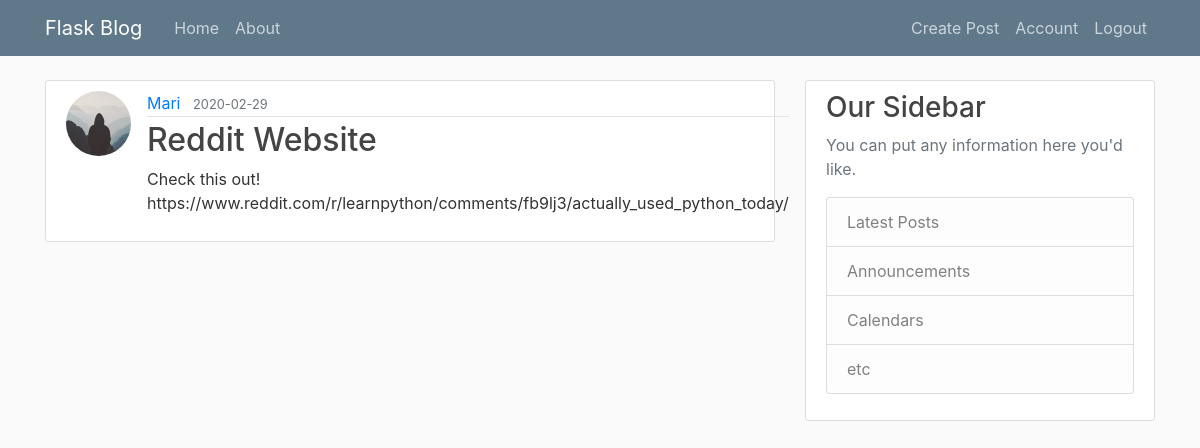
Screenshot of /post/2 (signed in) with the database file from the repository.
### flask_sample/models.py (models this page shows, shortened)
class User(db.Model, UserMixin):
	id = db.Column(db.Integer, primary_key='True')
	username = db.Column(db.String(20), unique=True, nullable=False)
	email = db.Column(db.String(120), unique=True, nullable=False)
	image_file = db.Column(db.String(20), nullable=False, default='default.jpg')
	password= db.Column(db.String(60), nullable=False)
	post = db.relationship('Post', backref='author', lazy=True) # for user_id in post (relationship)

class Post(db.Model):
	id = db.Column(db.Integer, primary_key=True)
	title = db.Column(db.String(60), nullable=False)
	date_posted = db.Column(db.DateTime, nullable=False, default=datetime.datetime.utcnow)
	content = db.Column(db.Text, nullable=False)
	user_id = db.Column(db.Integer, db.ForeignKey('user.id'), nullable=False)

### flask_sample/routes.py (the view)
@app.route('/post/<int:post_id>')
@login_required # Restricted route which requires users to login.
def post(post_id):
	post = Post.query.get_or_404(post_id)
	return render_template('post.html', title=post.title, post = post)

### flask_sample/models.py (called while the page is built)
@login_manager.user_loader
def load_user(user_id):
	return User.query.get(int(user_id))

### flask_sample/templates/post.html (shortened to what this page needs)
{% extends 'layout.html' %}
{% block webpage_content %}
	<article class="media content-section">
		<img class="rounded-circle article-img" src="{{ url_for('static', filename='profile/' + post.author.image_file) }}">
	  <div class="media-body">
	    <div class="article-metadata">
	      <a class="mr-2" href="#">{{ post.author.username }}</a>
	      <small class="text-muted">{{ post.date_posted.strftime('%Y-%m-%d') }}</small>
	    </div>
	    <h2 class="article-title">{{ post.title }}</h2>
	    <p class="article-content">{{ post.content }}</p>
	  </div>
	</article>
{% endblock webpage_content %}

### flask_sample/static/main.css (style rules this page uses)
body { background: #fafafa; color: #333333; margin-top: 5rem; }
h1, h2, h3, h4, h5, h6 { color: #444444; }
.content-section { background: #ffffff; padding: 10px 20px; border: 1px solid #dddddd; border-radius: 3px; margin-bottom: 20px; }
.article-title { color: #444444; }
.article-content { white-space: pre-line; }
.article-img { height: 65px; width: 65px; margin-right: 16px; }
.article-metadata { padding-bottom: 1px; margin-bottom: 4px; border-bottom: 1px solid #e3e3e3 }

### rows the page displays
User: image_file (placeholder picture), author.username "Mari"
Post: date_posted "2020-02-29", title "Reddit Website", content "Check this out! https://www.reddit.com/r/learnpython/comments/fb9lj3/actually_used_python_today/"
